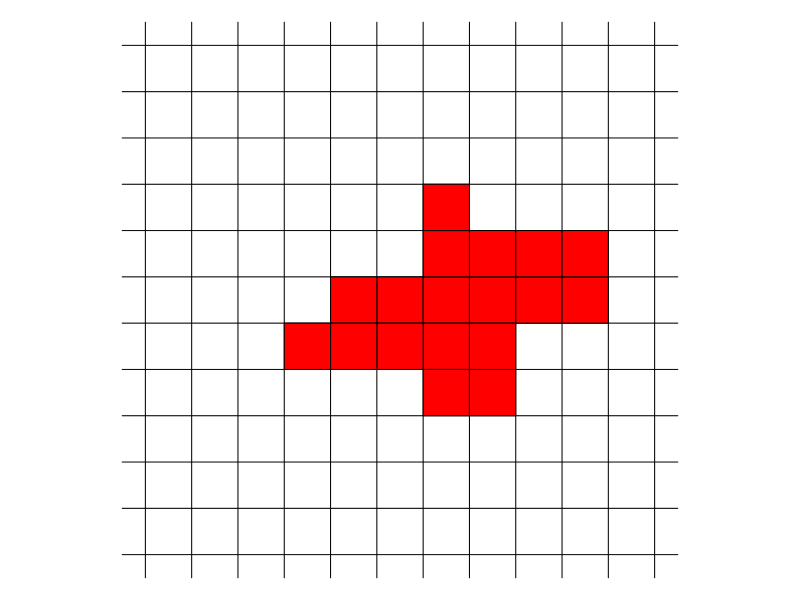

The R script that drew this image:
## ---- chunk 1
area = sample(10:25,1)
squares = list(c(0,0))
for(i in 1:(area-1)){
    cango = F
    while(length(squares)<=i){
        sqn = sample(1:length(squares),1)
        sq = squares[[sqn]]
        delta = sample(c(-1,1),1)
        delsq = sample(c(delta,0))
        newsq = sq+delsq
        if(!(list(newsq) %in% squares) && max(abs(newsq))<=5){
            squares[[i+1]] = newsq
        }
    }
}
## ---- chunk 2
par(mar=c(0,0,0,0),pty="s")
plot(0,0,"n",xlim=c(-6,6),ylim=c(-6,6),axes=F,ann=F)
for(i in seq(-5.5,5.5,1)){
    lines(c(-6,6),c(i,i))
    lines(c(i,i),c(-6,6))
}
for(i in 1:length(squares)){
    sq = squares[[i]]
    x = sq[1]
    y = sq[2]
    polygon(x+c(-0.5,-0.5,0.5,0.5),y+c(-0.5,0.5,0.5,-0.5),col="red",border="black")
}


